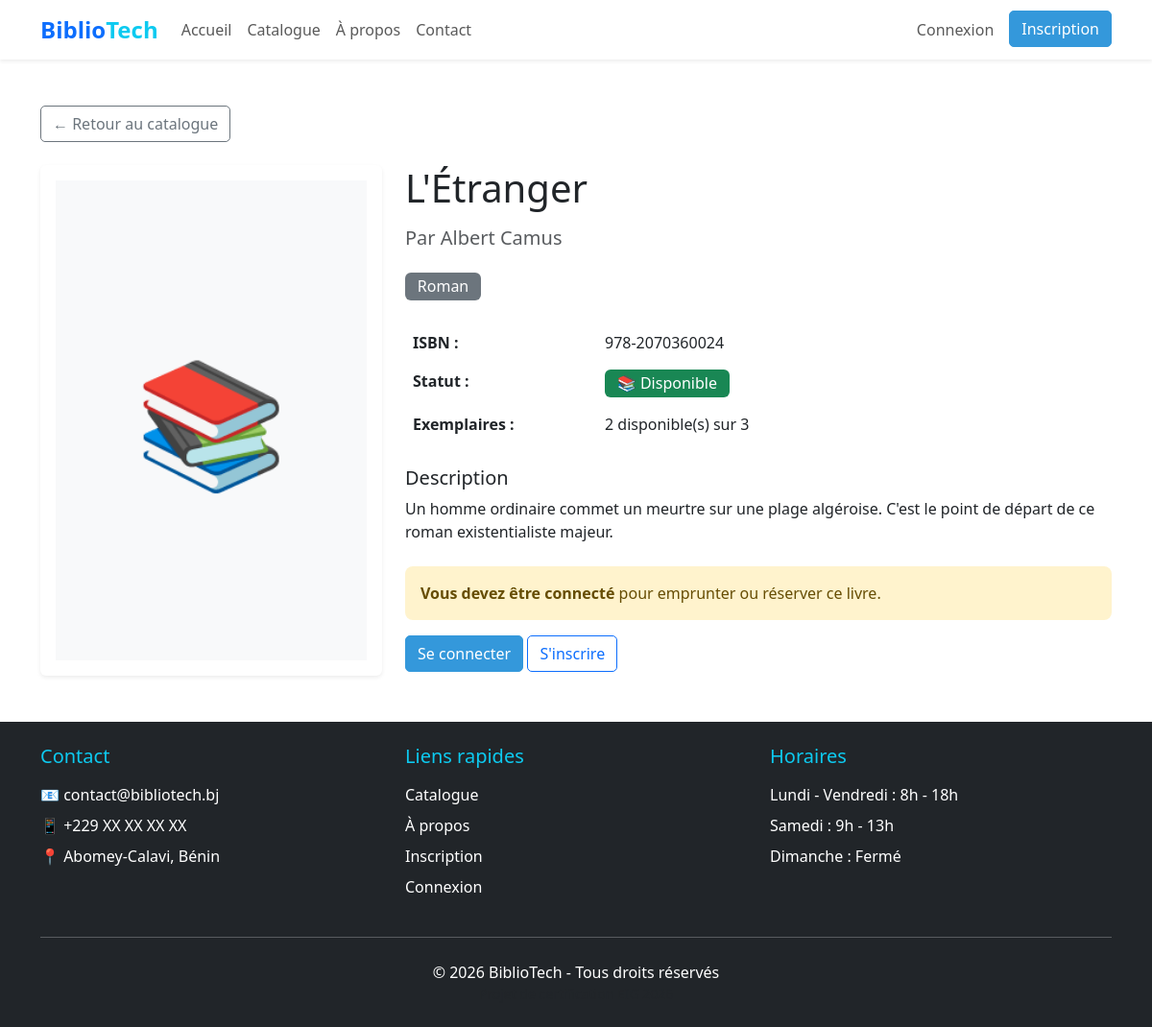
/frontend/livre-details.php?id=1, run on the app's committed database.
### tables this page shows
CREATE TABLE livres (
    id INT PRIMARY KEY AUTO_INCREMENT,
    titre VARCHAR(255) NOT NULL,
    auteur VARCHAR(150) NOT NULL,
    isbn VARCHAR(20) UNIQUE,
    categorie_id INT NOT NULL,
    description TEXT,
    image_couverture VARCHAR(255),
    nombre_exemplaires INT DEFAULT 1,
    exemplaires_disponibles INT DEFAULT 1,
    date_ajout DATE DEFAULT (CURRENT_DATE),
    created_at TIMESTAMP DEFAULT CURRENT_TIMESTAMP,
    updated_at TIMESTAMP DEFAULT CURRENT_TIMESTAMP ON UPDATE CURRENT_TIMESTAMP,
    FOREIGN KEY (categorie_id) REFERENCES categories(id) ON DELETE RESTRICT,
    INDEX idx_titre (titre),
    INDEX idx_auteur (auteur),
    INDEX idx_isbn (isbn),
    INDEX idx_categorie (categorie_id)
);

CREATE TABLE categories (
    id INT PRIMARY KEY AUTO_INCREMENT,
    nom VARCHAR(100) NOT NULL UNIQUE,
    description TEXT,
    created_at TIMESTAMP DEFAULT CURRENT_TIMESTAMP,
    INDEX idx_nom (nom)
);

### backend/models/Livre.php (called while the page is built, shortened)
<?php
class Livre {
    private $conn;
    private $table = 'livres';
    public function __construct($db) {
        $this->conn = $db;
    }
    public function getById($id) {
        $query = "SELECT
                    l.id, l.titre, l.auteur, l.isbn, l.description,
                    l.image_couverture, l.nombre_exemplaires, l.exemplaires_disponibles,
                    l.categorie_id, c.nom as categorie,
                    CASE
                        WHEN l.exemplaires_disponibles > 0 THEN 'Disponible'
                        ELSE 'Emprunté'
                    END AS statut
                  FROM " . $this->table . " l
                  LEFT JOIN categories c ON l.categorie_id = c.id
                  WHERE l.id = :id
                  LIMIT 1";
        $stmt = $this->conn->prepare($query);
        $stmt->bindParam(':id', $id);
        $stmt->execute();
        if ($stmt->rowCount() > 0) {
            return $stmt->fetch(PDO::FETCH_ASSOC);
        }
        return false;
    }
}
?>

### backend/init.php (called while the page is built, shortened)
<?php
function estConnecte() {
    return isset($_SESSION['user']) && !empty($_SESSION['user']);
}
?>

### frontend/livre-details.php (the view, shortened to what this page needs)
<?php
require_once '../backend/init.php';
require_once '../backend/config/database.php';
require_once '../backend/models/Livre.php';
$livre_id = (int)$_GET['id'];
$database = new Database();
$db = $database->getConnection();
$livre = new Livre($db);
$livre_info = $livre->getById($livre_id);
?>
<!DOCTYPE html>
<html lang="fr">
<head>
    <link href="https://cdn.jsdelivr.net/npm/bootstrap@5.3.0/dist/css/bootstrap.min.css" rel="stylesheet">
    <link rel="stylesheet" href="assets/css/style.css">
</head>
<body>
    <?php include 'includes/header.php'; ?>
    <div class="container my-5">
        <a href="catalogue.php" class="btn btn-outline-secondary mb-4">← Retour au catalogue</a>
        <div class="row">
            <div class="col-md-4">
                <div class="card shadow-sm">
                    <div class="card-body text-center">
                        <?php if (isset($livre_info['image_couverture']) && !empty($livre_info['image_couverture'])): ?>
                            <img src="<?php echo htmlspecialchars($livre_info['image_couverture']); ?>"
                                 alt="Couverture" class="img-fluid" style="max-height: 500px;">
                        <?php else: ?>
                            <div class="bg-light d-flex align-items-center justify-content-center" style="height: 500px;">
                                <span style="font-size: 8rem;">📚</span>
                            </div>
                        <?php endif; ?>
                    </div>
                </div>
            </div>
            <div class="col-md-8">
                <h1 class="mb-3"><?php echo htmlspecialchars($livre_info['titre']); ?></h1>
                <h5 class="text-muted mb-4">Par <?php echo htmlspecialchars($livre_info['auteur']); ?></h5>
                <div class="mb-4">
                    <span class="badge bg-secondary fs-6">
                        <?php echo htmlspecialchars($livre_info['categorie']); ?>
                    </span>
                </div>
                <table class="table table-borderless">
                    <tr>
                        <th width="200">ISBN :</th>
                        <td><?php echo htmlspecialchars($livre_info['isbn'] ?? 'N/A'); ?></td>
                    </tr>
                    <tr>
                        <th>Statut :</th>
                        <td>
                            <span class="badge bg-<?php echo $livre_info['exemplaires_disponibles'] > 0 ? 'success' : 'danger'; ?> fs-6">
                                📚 <?php echo $livre_info['statut']; ?>
                            </span>
                        </td>
                    </tr>
                    <tr>
                        <th>Exemplaires :</th>
                        <td>
                            <?php echo $livre_info['exemplaires_disponibles']; ?> disponible(s)
                            sur <?php echo $livre_info['nombre_exemplaires']; ?>
                        </td>
                    </tr>
                </table>
                <?php if ($livre_info['description']): ?>
                <div class="mt-4">
                    <h5>Description</h5>
                    <p class="text-justify"><?php echo nl2br(htmlspecialchars($livre_info['description'])); ?></p>
                </div>
                <?php endif; ?>
                <div class="mt-4">
                    <?php if (estConnecte()): ?>
                        <?php if ($livre_info['exemplaires_disponibles'] > 0): ?>
                            <div class="alert alert-info">
                                ✓ Ce livre est disponible ! Venez le retirer à la bibliothèque.
                            </div>
                        <?php else: ?>
                            <div class="alert alert-warning">
                                Ce livre est actuellement emprunté. Vous pouvez le réserver.
                            </div>
                        <?php endif; ?>
                    <?php else: ?>
                        <div class="alert alert-warning">
                            <strong>Vous devez être connecté</strong> pour emprunter ou réserver ce livre.
                        </div>
                        <a href="connexion.php" class="btn btn-primary">Se connecter</a>
                        <a href="inscription.php" class="btn btn-outline-primary">S'inscrire</a>
                    <?php endif; ?>
                </div>
            </div>
        </div>
    </div>
    <?php include 'includes/footer.php'; ?>
</body>
</html>

### frontend/assets/css/style.css (style rules this page uses)
:root { --primary: #2C3E50; --secondary: #3498DB; --accent: #E67E22; --success: #27AE60; --danger: #E74C3C; --warning: #F39C12; --info: #3498DB; --light: #ECF0F1; --dark: #34495E; }
body { font-family: 'Segoe UI', Tahoma, Geneva, Verdana, sans-serif; }
.card { transition: transform 0.3s, box-shadow 0.3s; border: none; }
.btn { border-radius: 5px; font-weight: 500; transition: all 0.3s; }
.btn-primary { background-color: var(--secondary); border-color: var(--secondary); }
.badge { padding: 0.4rem 0.8rem; font-weight: 500; }
.alert { border-radius: 8px; border: none; }
.table { border-radius: 8px; overflow: hidden; }

### data on the page
livres: titre "L'Étranger", auteur "Albert Camus", categorie.nom "Roman", isbn "978-2070360024", exemplaires_disponibles "2", nombre_exemplaires "3", description "Un homme ordinaire commet un meurtre sur une plage algéroise. C'est le point de départ de ce roman existentialiste majeur."

### other printed values
$livre_info['statut'] "Disponible"
